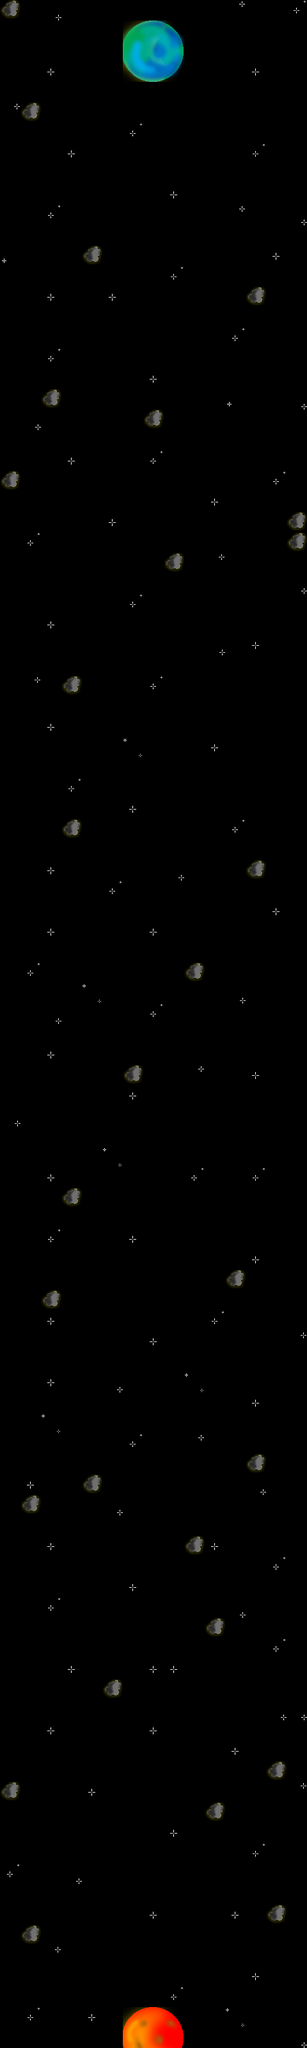

This is a level from a 2D game, rendered from its Tiled map with the project's own tilesets. A one-line summary and the complete map file follow:
An orthogonal 15x100 tile map with 32x32 px tiles, 1 tile layer (Слой тайлов 1), 2 tilesets and 21 objects (12x Enemies, 6x Asteroids, 2x Bubble, Player).

<map version="1.0" tiledversion="1.0.3" orientation="orthogonal" renderorder="right-down" width="15" height="100" tilewidth="32" tileheight="32" nextobjectid="43">
 <tileset firstgid="1" name="map" tilewidth="32" tileheight="32" tilecount="28" columns="7">
  <image source="Space_game/sky/map.png" width="224" height="128" />
 </tileset>
 <tileset firstgid="29" name="obj" tilewidth="32" tileheight="32" tilecount="7" columns="7">
  <image source="Space_game/objects/obj.png" width="224" height="32" />
 </tileset>
 <layer name="Слой тайлов 1" width="15" height="100">
  <data encoding="csv">
1,22,27,22,22,22,22,22,22,22,22,25,22,22,24,
22,22,22,22,22,22,5,6,7,22,22,22,22,22,22,
22,22,22,22,22,22,12,13,14,22,22,22,22,22,22,
22,22,23,22,22,22,19,20,21,22,22,22,23,22,22,
22,22,22,22,22,22,22,22,22,22,22,22,22,22,22,
25,1,22,22,22,22,22,22,22,22,22,22,22,22,22,
22,22,22,22,22,22,24,22,22,22,22,22,22,22,22,
22,22,22,23,22,22,22,22,22,22,22,22,24,22,22,
22,22,22,22,22,22,22,22,22,22,22,22,22,22,22,
22,22,22,22,22,22,22,22,23,22,22,22,22,22,22,
22,22,24,22,22,22,22,22,22,22,22,25,22,22,27,
22,22,22,22,22,22,22,22,22,22,22,22,22,22,22,
26,22,22,22,1,22,22,22,22,22,22,22,22,23,22,
22,22,22,22,22,22,22,22,24,22,22,22,22,22,22,
22,22,23,22,22,23,22,22,22,22,22,22,1,22,22,
22,22,22,22,22,22,22,22,22,22,22,22,22,22,22,
22,22,22,22,22,22,22,22,22,22,22,24,22,22,22,
22,22,24,22,22,22,22,22,22,22,22,22,22,22,22,
22,22,22,22,22,22,22,23,22,22,22,22,22,22,22,
22,22,1,22,22,22,22,22,22,22,22,26,22,22,27,
22,27,22,22,22,22,22,1,22,22,22,22,22,22,22,
22,22,22,22,22,22,22,22,22,22,22,22,22,22,22,
22,22,22,23,22,22,22,24,22,22,22,22,22,22,22,
1,22,22,22,22,22,22,22,22,22,22,22,22,24,22,
22,22,22,22,22,22,22,22,22,22,23,22,22,22,22,
22,22,22,22,22,23,22,22,22,22,22,22,22,22,1,
22,24,22,22,22,22,22,22,22,22,22,22,22,22,1,
22,22,22,22,22,22,22,22,1,22,25,22,22,22,22,
22,22,22,22,22,22,22,22,22,22,22,22,22,22,27,
22,22,22,22,22,22,24,22,22,22,22,22,22,22,22,
22,22,23,22,22,22,22,22,22,22,22,22,22,22,22,
22,22,22,22,22,22,22,22,22,22,27,22,23,22,22,
22,22,22,22,22,22,22,22,22,22,22,22,22,22,22,
22,25,22,1,22,22,22,24,22,22,22,22,22,22,22,
22,22,22,22,22,22,22,22,22,22,22,22,22,22,22,
22,22,23,22,22,22,22,22,22,22,22,22,22,22,22,
22,22,22,22,22,22,28,22,22,22,23,22,22,22,22,
22,22,22,22,22,22,22,22,22,22,22,22,22,22,22,
22,22,22,24,22,22,22,22,22,22,22,22,22,22,22,
22,22,22,22,22,22,23,22,22,22,22,22,22,22,22,
22,22,22,1,22,22,22,22,22,22,22,24,22,22,22,
22,22,22,22,22,22,22,22,22,22,22,22,22,22,22,
22,22,23,22,22,22,22,22,27,22,22,22,1,22,22,
22,22,22,22,22,24,22,22,22,22,22,22,22,22,22,
22,22,22,22,22,22,22,22,22,22,22,22,22,23,22,
22,22,23,22,22,22,22,23,22,22,22,22,22,22,22,
22,22,22,22,22,22,22,22,22,22,22,22,22,22,22,
22,24,22,22,22,22,22,22,22,1,22,22,22,22,22,
22,22,22,22,28,22,22,22,22,22,22,27,22,22,22,
22,22,27,22,22,22,22,24,22,22,22,22,22,22,22,
22,22,22,22,22,22,22,22,22,22,22,22,22,22,22,
22,22,23,22,22,22,22,22,22,22,22,22,22,22,22,
22,22,22,22,22,22,1,22,22,25,22,22,23,22,22,
22,22,22,22,22,22,23,22,22,22,22,22,22,22,22,
27,22,22,22,22,22,22,22,22,22,22,22,22,22,22,
22,22,22,22,22,22,22,22,22,22,22,22,22,22,22,
22,22,22,22,22,28,22,22,22,22,22,22,22,22,22,
22,22,23,22,22,22,22,22,22,24,22,22,24,22,22,
22,22,22,1,22,22,22,22,22,22,22,22,22,22,22,
22,22,22,22,22,22,22,22,22,22,22,22,22,22,22,
22,22,24,22,22,22,23,22,22,22,22,22,22,22,22,
22,22,22,22,22,22,22,22,22,22,22,22,23,22,22,
22,22,22,22,22,22,22,22,22,22,22,1,22,22,22,
22,22,1,22,22,22,22,22,22,22,22,22,22,22,22,
22,22,23,22,22,22,22,22,22,22,24,22,22,22,22,
22,22,22,22,22,22,22,23,22,22,22,22,22,22,25,
22,22,22,22,22,22,22,22,22,22,22,22,22,22,22,
22,22,23,22,22,27,22,22,22,28,22,22,22,22,22,
22,22,22,22,22,22,22,22,22,22,22,22,23,22,22,
22,22,28,22,22,22,22,22,22,22,22,22,22,22,22,
22,22,22,22,22,22,24,22,22,25,22,22,22,22,22,
22,22,22,22,22,22,22,22,22,22,22,22,1,22,22,
22,23,22,22,1,22,22,22,22,22,22,22,27,22,22,
22,1,22,22,22,27,22,22,22,22,22,22,22,22,22,
22,22,22,22,22,22,22,22,22,22,22,22,22,22,22,
22,22,23,22,22,22,22,22,22,1,23,22,22,22,22,
22,22,22,22,22,22,22,22,22,22,22,22,22,24,22,
22,22,22,22,22,22,23,22,22,22,22,22,22,22,22,
22,22,24,22,22,22,22,22,22,22,22,27,22,22,22,
22,22,22,22,22,22,22,22,22,22,1,22,22,22,22,
22,22,22,22,22,22,22,22,22,22,22,22,22,24,22,
22,22,22,23,22,22,22,23,23,22,22,22,22,22,22,
22,22,22,22,22,1,22,22,22,22,22,22,22,22,22,
22,22,22,22,22,22,22,22,22,22,22,22,22,27,27,
22,22,23,22,22,22,22,23,22,22,22,22,22,22,22,
22,22,22,22,22,22,22,22,22,22,22,23,22,22,22,
22,22,22,22,22,22,22,22,22,22,22,22,22,1,22,
1,22,22,22,23,22,22,22,22,22,22,22,22,22,25,
22,22,22,22,22,22,22,22,22,22,1,22,22,22,22,
22,22,22,22,22,22,22,22,23,22,22,22,22,22,22,
22,22,22,22,22,22,22,22,22,22,22,22,24,22,22,
24,22,22,27,22,22,22,22,22,22,22,22,22,22,22,
22,22,22,22,22,22,22,22,22,22,22,22,22,22,22,
22,22,22,22,22,22,22,23,22,22,22,23,22,1,22,
22,1,22,22,22,22,22,22,22,22,22,22,22,22,22,
22,22,25,22,22,22,22,22,22,22,22,22,22,22,22,
22,22,22,22,22,22,22,22,22,22,22,22,23,22,22,
22,22,22,22,22,22,22,22,24,22,22,22,22,22,22,
22,24,22,22,23,22,2,3,4,22,22,28,22,22,22,
22,22,22,22,22,22,9,10,11,22,22,22,22,22,27
</data>
 </layer>
 <objectgroup name="Слой объектов 1">
  <object id="1" name="Player" gid="34" x="222" y="3134" width="32" height="32" />
  <object id="3" name="Enemies" gid="31" x="360" y="1637" width="32" height="32" />
  <object id="4" name="Enemies" gid="31" x="96" y="1788" width="32" height="32" />
  <object id="5" name="Enemies" gid="31" x="32" y="1436" width="32" height="32" />
  <object id="6" name="Enemies" gid="31" x="258" y="1246" width="32" height="32" />
  <object id="8" name="Enemies" gid="31" x="29" y="1153" width="32" height="32" />
  <object id="9" name="Enemies" gid="31" x="96" y="993" width="32" height="32" />
  <object id="16" name="Asteroids" gid="29" x="164" y="2098" width="32" height="32" />
  <object id="21" name="Bubble" gid="30" x="222" y="736" width="32" height="32" />
  <object id="22" name="Enemies" gid="31" x="64" y="2505" width="32" height="32" />
  <object id="25" name="Asteroids" gid="29" x="225" y="2783" width="32" height="32" />
  <object id="26" name="Asteroids" gid="29" x="131" y="2724" width="32" height="32" />
  <object id="27" name="Asteroids" gid="29" x="281" y="2722" width="32" height="32" />
  <object id="29" name="Asteroids" gid="29" x="429" y="2913" width="32" height="32" />
  <object id="30" name="Asteroids" gid="29" x="50" y="2739" width="32" height="32" />
  <object id="31" name="Enemies" gid="31" x="383" y="2243" width="32" height="32" />
  <object id="32" name="Bubble" gid="30" x="241" y="1923" width="32" height="32" />
  <object id="33" name="Enemies" gid="31" x="71" y="366" width="32" height="32" />
  <object id="34" name="Enemies" gid="31" x="104" y="250" width="32" height="32" />
  <object id="36" name="Enemies" gid="31" x="226" y="195" width="32" height="32" />
  <object id="37" name="Enemies" gid="31" x="401" y="315" width="32" height="32" />
 </objectgroup>
</map>